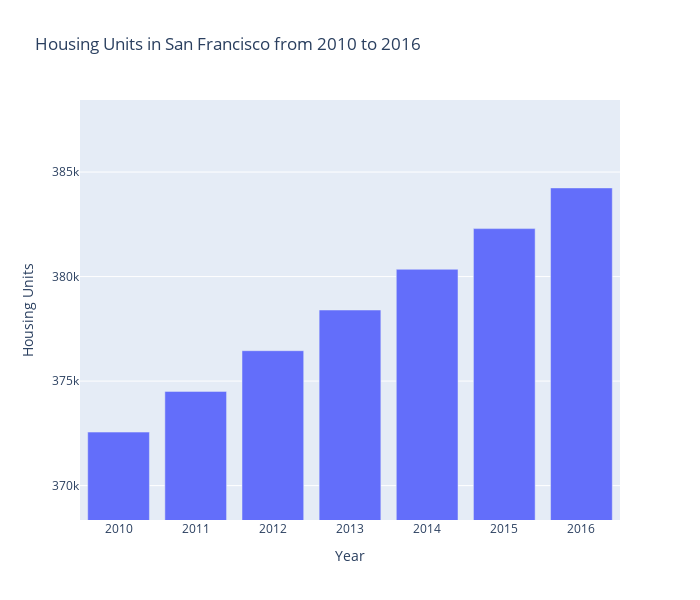

Source (notebook cell):
### Markdown cell above
# Debugging

Note: Some of the Plotly express plots may not render in the notebook through the panel functions.

However, you can test each plot by uncommenting the following code

### Code cell
#housing_units_per_year()

### Figure 1 — Plotly figure (JSON) as saved in the notebook; plotly's stock layout.template omitted (floating-point values rounded to 4 significant figures)
{"data": [{"alignmentgroup": "True", "hovertemplate": "Year=%{x}<br>Housing Units=%{y}<extra></extra>", "legendgroup": "", "marker": {"color": "#636efa", "pattern": {"shape": ""}}, "name": "", "offsetgroup": "", "orientation": "v", "showlegend": false, "textposition": "auto", "type": "bar", "x": [2010, 2011, 2012, 2013, 2014, 2015, 2016], "xaxis": "x", "y": [372560, 374507, 376454, 378401, 380348, 382295, 384242], "yaxis": "y"}], "layout": {"barmode": "relative", "height": 600, "legend": {"tracegroupgap": 0}, "title": {"text": "Housing Units in San Francisco from 2010 to 2016"}, "width": 700, "xaxis": {"anchor": "y", "autorange": true, "domain": [0, 1], "range": [2010.0, 2016.0], "title": {"text": "Year"}, "type": "linear"}, "yaxis": {"anchor": "x", "domain": [0, 1], "range": [368400.0, 388400.0], "title": {"text": "Housing Units"}, "type": "linear"}}}
